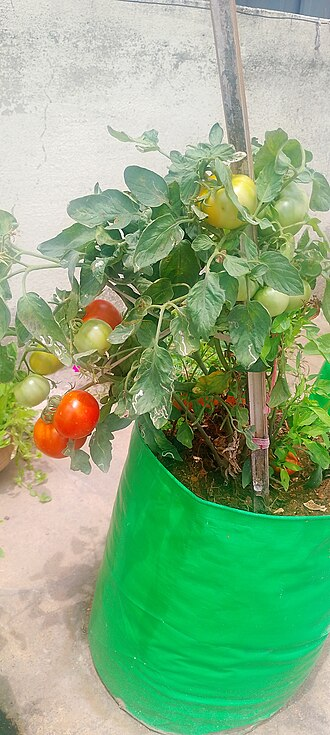
#> input picture dataset/Healthy/healthy_tomato_1.jpg, 330 x 735 px
$ python -i model.py   (imports and definitions only)
#> lines starting #> are read from the running program, lines starting #| are printed output that depends on the picture
#> further down, picture is the input picture: PIL image 330x735 RGB; mean R, G, B 136.5, 174.2, 129.3
"""Image feature extraction and scikit-learn prediction helpers."""

from __future__ import annotations

from pathlib import Path
from typing import Any

import joblib
import numpy as np
from PIL import Image, ImageOps

MODEL_PATH = Path(__file__).resolve().parent / "models" / "plant_model.pkl"
FEATURE_VERSION = 1
IMAGE_SIZE = (64, 64)


class ModelNotFoundError(FileNotFoundError):
    """Raised when a trained model artifact is not present."""


def load_image(image_source: Any) -> Image.Image:
    """Open an image from a path, PIL image, or file-like object and return RGB."""
    if isinstance(image_source, Image.Image):
        image = image_source.copy()
    else:
        image = Image.open(image_source)
    image = ImageOps.exif_transpose(image)
    return image.convert("RGB")


def resize_image(image: Image.Image, size: tuple[int, int] = IMAGE_SIZE) -> Image.Image:
    """Resize the image to the fixed feature-extraction dimensions."""
#> called with size = (64, 64)
    return image.resize(size, Image.Resampling.LANCZOS)
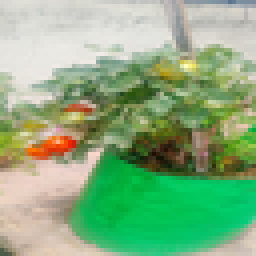
#> returned value: PIL image 64x64 RGB (shown 4 times larger); mean R, G, B 136.5, 174.2, 129.3


def extract_features(image_source: Any) -> np.ndarray:
    """Extract normalized color histograms, spatial color, and texture features."""
    image = resize_image(load_image(image_source))
    rgb = np.asarray(image, dtype=np.float32) / 255.0
    hsv = np.asarray(image.convert("HSV"), dtype=np.float32) / 255.0
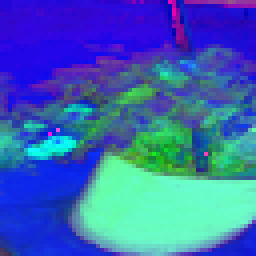
#> hsv: shape (64, 64, 3) float32 (shown 4 times larger); mean R, G, B 0.229, 0.396, 0.707

    features: list[float] = []
    for color_space in (rgb, hsv):
        for channel in range(3):
            histogram, _ = np.histogram(
                color_space[:, :, channel], bins=16, range=(0.0, 1.0), density=False
            )
            normalized_histogram = histogram.astype(np.float32)
            normalized_histogram /= max(float(normalized_histogram.sum()), 1.0)
            features.extend(normalized_histogram.tolist())
        features.extend(color_space.mean(axis=(0, 1)).tolist())
        features.extend(color_space.std(axis=(0, 1)).tolist())
#> this loop made 2 passes
#> after the loop, features = 108 values, max 0.707 at index 104, min 0 at index 47, mean 0.0964

    gray = np.asarray(image.convert("L"), dtype=np.float32) / 255.0
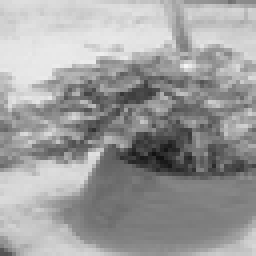
#> gray: shape (64, 64) float32 (shown 4 times larger); min 0.0706, max 0.965, mean 0.619
    spatial_gray = Image.fromarray((gray * 255).astype(np.uint8)).resize(
        (16, 16), Image.Resampling.LANCZOS
    )
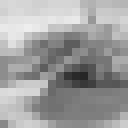
#> spatial_gray: PIL image 16x16 L (shown 8 times larger); min 38, max 237, mean 157.8
    features.extend((np.asarray(spatial_gray, dtype=np.float32).ravel() / 255.0).tolist())

    # Mean and standard deviation of neighboring pixel differences provide simple texture cues.
    horizontal = np.diff(gray, axis=1)
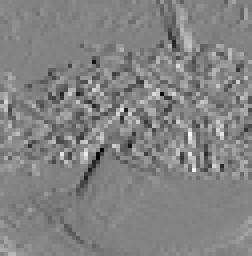
#> horizontal: shape (64, 63) float32 (shown 4 times larger); min -0.345, max 0.325, mean -0.000977; drawn with min black and max white
    vertical = np.diff(gray, axis=0)
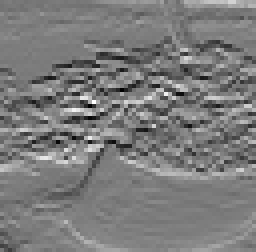
#> vertical: shape (63, 64) float32 (shown 4 times larger); min -0.357, max 0.376, mean -0.000458; drawn with min black and max white
    features.extend(
        [
            float(np.mean(np.abs(horizontal))),
            float(np.std(horizontal)),
            float(np.mean(np.abs(vertical))),
            float(np.std(vertical)),
        ]
    )
    return np.asarray(features, dtype=np.float32)


# [56 lines left out: functions _severity_for_label, _assessment, predict_plant_health, not called in this run]

>>> from PIL import Image
>>> picture = Image.open('dataset/Healthy/healthy_tomato_1.jpg')
>>> result = extract_features(picture)
#> result = 368 values, max 0.929 at index 159, min 0 at index 47, mean 0.459

$ run again, on dataset/Healthy/healthy_tomato_2.jpg
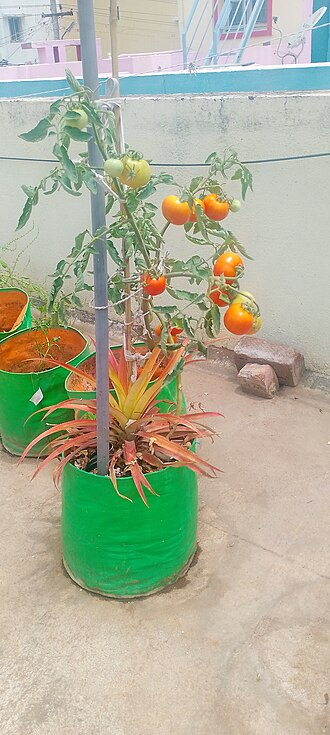
#> input picture dataset/Healthy/healthy_tomato_2.jpg, 330 x 735 px
#> picture is the input picture: PIL image 330x735 RGB; mean R, G, B 174.8, 176.9, 154.7
#> in extract_features, `hsv = np.asarray(image.convert("HSV"), dtype=np.float32) / 255.0`:
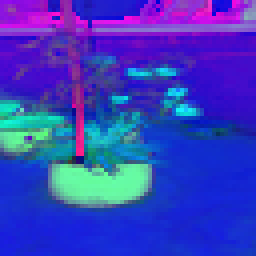
#> hsv: shape (64, 64, 3) float32 (shown 4 times larger); mean R, G, B 0.224, 0.242, 0.748
#> the loop in extract_features, `for color_space in (rgb, hsv):` made 2 passes
#> after the loop in extract_features, `for color_space in (rgb, hsv):`: features = 108 values, max 0.748 at index 104, min 0 at index 16, mean 0.0949
#> in extract_features, `vertical = np.diff(gray, axis=0)`:
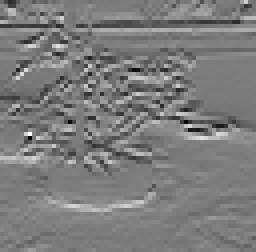
#> vertical: shape (63, 64) float32 (shown 4 times larger); min -0.333, max 0.349, mean 0.000114; drawn with min black and max white
#> result = 368 values, max 0.867 at index 122, min 0 at index 16, mean 0.502
